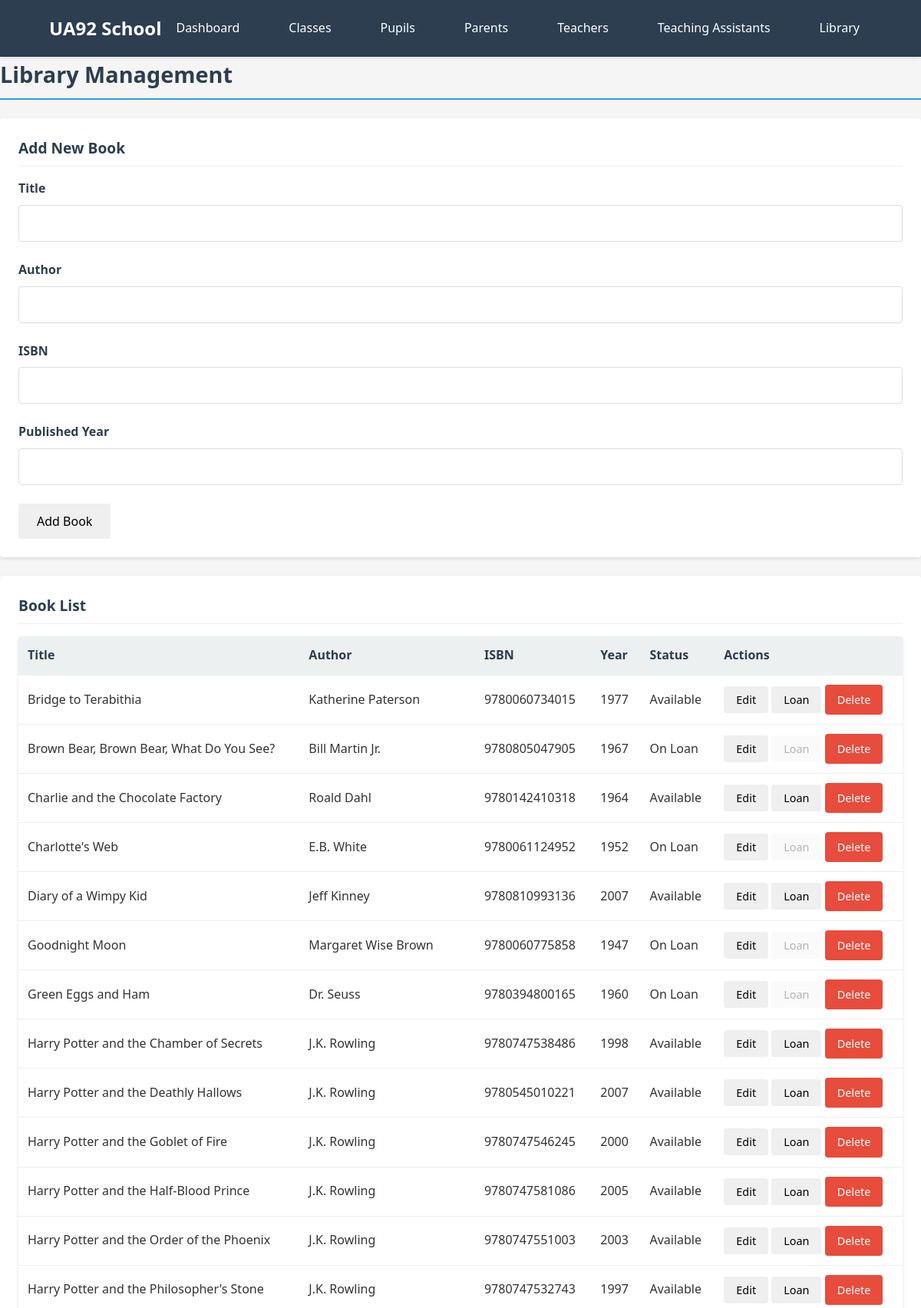
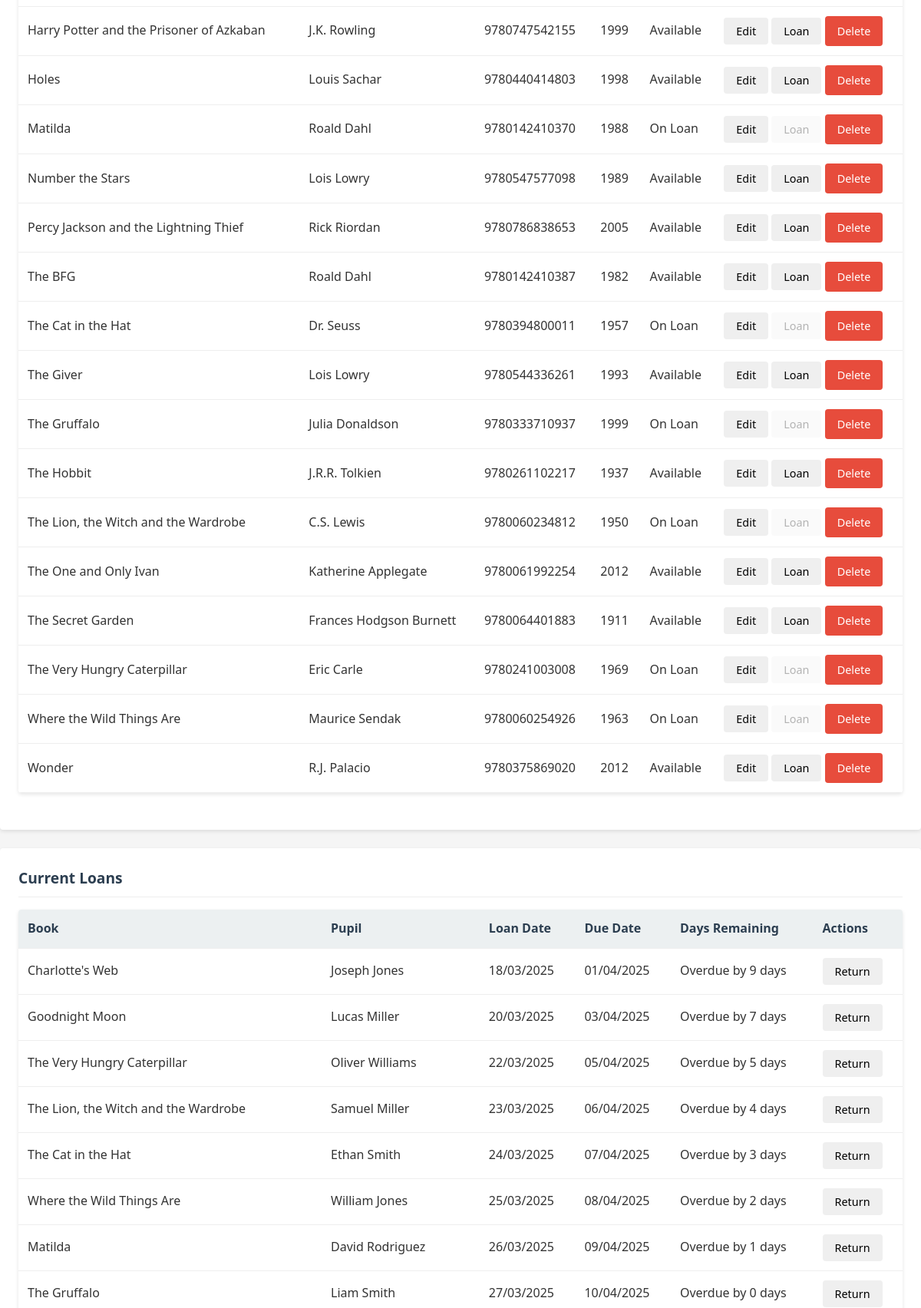
The page /library.php (upper part) on the database its author committed (2 pictures, top to bottom).
### tables this page shows
CREATE TABLE `library_books` (
  `book_id` int(11) NOT NULL,
  `title` varchar(100) NOT NULL,
  `author` varchar(100) NOT NULL,
  `isbn` varchar(20) NOT NULL,
  `published_year` int(11) NOT NULL,
  `available` tinyint(1) DEFAULT 1
);

CREATE TABLE `book_loans` (
  `loan_id` int(11) NOT NULL,
  `book_id` int(11) NOT NULL,
  `pupil_id` int(11) NOT NULL,
  `loan_date` date NOT NULL,
  `due_date` date NOT NULL,
  `return_date` date DEFAULT NULL
);

### library.php (the view, shortened to what this page needs)
<!DOCTYPE html>
<html lang="en">
<head>
    <link rel="stylesheet" href="styles.css">
</head>
<?php
require_once 'config.php';
include 'header.php';
$books = $conn->query("SELECT * FROM library_books ORDER BY title");
$loans = $conn->query("
    SELECT bl.*, b.title, b.author,
           CONCAT(p.first_name, ' ', p.last_name) AS pupil_name,
           p.pupil_id,
           DATEDIFF(bl.due_date, CURDATE()) AS days_remaining
    FROM book_loans bl
    JOIN library_books b ON bl.book_id = b.book_id
    JOIN pupils p ON bl.pupil_id = p.pupil_id
    WHERE bl.return_date IS NULL
    ORDER BY bl.due_date
");
?>
<h1 class="section-title">Library Management</h1>
<div class="card">
    <div class="card-header">Add New Book</div>
    <form method="POST">
        <div class="form-group">
            <label class="form-label" for="title">Title</label>
            <input type="text" class="form-control" id="title" name="title" required>
        </div>
        <div class="form-group">
            <label class="form-label" for="author">Author</label>
            <input type="text" class="form-control" id="author" name="author" required>
        </div>
        <div class="form-group">
            <label class="form-label" for="isbn">ISBN</label>
            <input type="text" class="form-control" id="isbn" name="isbn" required>
        </div>
        <div class="form-group">
            <label class="form-label" for="published_year">Published Year</label>
            <input type="number" class="form-control" id="published_year" name="published_year" min="1800" max="<?php echo date('Y'); ?>" required>
        </div>
        <button type="submit" name="add_book" class="btn">Add Book</button>
    </form>
</div>
<div class="card">
    <div class="card-header">Book List</div>
    <table class="table">
        <thead>
            <tr>
                <th>Title</th>
                <th>Author</th>
                <th>ISBN</th>
                <th>Year</th>
                <th>Status</th>
                <th>Actions</th>
            </tr>
        </thead>
        <tbody>
            <?php while ($book = $books->fetch_assoc()): ?>
                <tr>
                    <td><?php echo htmlspecialchars($book['title']); ?></td>
                    <td><?php echo htmlspecialchars($book['author']); ?></td>
                    <td><?php echo htmlspecialchars($book['isbn']); ?></td>
                    <td><?php echo $book['published_year']; ?></td>
                    <td>
                        <?php if ($book['available']): ?>
                            <span class="badge badge-success">Available</span>
                        <?php else: ?>
                            <span class="badge badge-danger">On Loan</span>
                        <?php endif; ?>
                    </td>
                    <td>
                        <button onclick="openEditModal(
                            <?php echo $book['book_id']; ?>,
                            '<?php echo htmlspecialchars($book['title'], ENT_QUOTES); ?>',
                            '<?php echo htmlspecialchars($book['author'], ENT_QUOTES); ?>',
                            '<?php echo htmlspecialchars($book['isbn'], ENT_QUOTES); ?>',
                            <?php echo $book['published_year']; ?>
                        )" class="btn btn-sm">Edit</button>
                        <button onclick="openLoanModal(<?php echo $book['book_id']; ?>)" class="btn btn-sm btn-success" <?php echo !$book['available'] ? 'disabled' : ''; ?>>Loan</button>
                        <a href="library.php?delete=<?php echo $book['book_id']; ?>" class="btn btn-sm btn-danger" onclick="return confirmDelete()">Delete</a>
                    </td>
                </tr>
            <?php endwhile; ?>
        </tbody>
    </table>
</div>
<div class="card">
    <div class="card-header">Current Loans</div>
    <table class="table">
        <thead>
            <tr>
                <th>Book</th>
                <th>Pupil</th>
                <th>Loan Date</th>
                <th>Due Date</th>
                <th>Days Remaining</th>
                <th>Actions</th>
            </tr>
        </thead>
        <tbody>
            <?php while ($loan = $loans->fetch_assoc()): ?>
                <tr>
                    <td><?php echo htmlspecialchars($loan['title']); ?></td>
                    <td><?php echo htmlspecialchars($loan['pupil_name']); ?></td>
                    <td><?php echo date('d/m/Y', strtotime($loan['loan_date'])); ?></td>
                    <td><?php echo date('d/m/Y', strtotime($loan['due_date'])); ?></td>
                    <td>
                        <?php if ($loan['days_remaining'] > 0): ?>
                            <span class="badge badge-success"><?php echo $loan['days_remaining']; ?></span>
                        <?php else: ?>
                            <span class="badge badge-danger">Overdue by <?php echo abs($loan['days_remaining']); ?> days</span>
                        <?php endif; ?>
                    </td>
                    <td>
                        <form method="POST" style="display: inline;">
                            <button type="submit" name="return_book" class="btn btn-sm btn-success">Return</button>
                        </form>
                    </td>
                </tr>
            <?php endwhile; ?>
        </tbody>
    </table>
</div>
<?php include 'footer.php'; ?>

### styles.css (style rules this page uses)
:root { --primary-color: #3498db; --secondary-color: #2980b9; --accent-color: #e74c3c; --light-color: #ecf0f1; --dark-color: #2c3e50; --success-color: #2ecc71; --warning-color: #f39c12; --danger-color: #e74c3c; --border-radius: 4px; --box-shadow: 0 2px 5px rgba(0,0,0,0.1); --transition: all 0.3s ease; }
* { margin: 0; padding: 0; box-sizing: border-box; font-family: 'Segoe UI', Tahoma, Geneva, Verdana, sans-serif; }
body { background-color: #f5f5f5; color: #333; line-height: 1.6; min-height: 100vh; }
.section-title { color: var(--dark-color); margin-bottom: 1.5rem; padding-bottom: 0.5rem; border-bottom: 2px solid var(--primary-color); font-size: 1.8rem; }
.card { background: white; border-radius: var(--border-radius); box-shadow: var(--box-shadow); padding: 1.5rem; margin-bottom: 1.5rem; transition: var(--transition); }
.card-header { font-size: 1.2rem; margin-bottom: 1rem; color: var(--dark-color); border-bottom: 1px solid #eee; padding-bottom: 0.5rem; font-weight: 600; display: flex; align-items: center; gap: 0.5rem; }
.form-group { margin-bottom: 1.5rem; }
.form-label { display: block; margin-bottom: 0.5rem; font-weight: 600; color: var(--dark-color); }
.form-control { width: 100%; padding: 0.75rem; border: 1px solid #ddd; border-radius: var(--border-radius); font-size: 1rem; transition: var(--transition); }
.btn { display: inline-block; padding: 0.75rem 1.5rem; border-radius: var(--border-radius); cursor: pointer; font-size: 1rem; transition: var(--transition); text-decoration: none; text-align: center; font-weight: 500; border: none; }
.btn-sm { padding: 0.5rem 1rem; font-size: 0.9rem; }
.btn-danger { background: var(--danger-color); color: white; }
.table { width: 100%; border-collapse: collapse; margin-bottom: 1.5rem; background: white; border-radius: var(--border-radius); overflow: hidden; box-shadow: var(--box-shadow); }
.table th, .table td { padding: 0.75rem; text-align: left; border-bottom: 1px solid #eee; }
.table th { background-color: var(--light-color); font-weight: 600; color: var(--dark-color); }

### rows shown on the page
library_books: title "Bridge to Terabithia", author "Katherine Paterson", isbn "9780060734015", published_year "1977", available "Available"
library_books: title "Brown Bear, Brown Bear, What Do You See?", author "Bill Martin Jr.", isbn "9780805047905", published_year "1967", available "On Loan"
library_books: title "Charlie and the Chocolate Factory", author "Roald Dahl", isbn "9780142410318", published_year "1964", available "Available"
library_books: title "Charlotte's Web", author "E.B. White", isbn "9780061124952", published_year "1952", available "On Loan"
library_books: title "Diary of a Wimpy Kid", author "Jeff Kinney", isbn "9780810993136", published_year "2007", available "Available"
library_books: title "Goodnight Moon", author "Margaret Wise Brown", isbn "9780060775858", published_year "1947", available "On Loan"
library_books: title "Green Eggs and Ham", author "Dr. Seuss", isbn "9780394800165", published_year "1960", available "On Loan"
library_books: title "Harry Potter and the Chamber of Secrets", author "J.K. Rowling", isbn "9780747538486", published_year "1998", available "Available"
library_books: title "Harry Potter and the Deathly Hallows", author "J.K. Rowling", isbn "9780545010221", published_year "2007", available "Available"
library_books: title "Harry Potter and the Goblet of Fire", author "J.K. Rowling", isbn "9780747546245", published_year "2000", available "Available"
library_books: title "Harry Potter and the Half-Blood Prince", author "J.K. Rowling", isbn "9780747581086", published_year "2005", available "Available"
library_books: title "Harry Potter and the Order of the Phoenix", author "J.K. Rowling", isbn "9780747551003", published_year "2003", available "Available"
library_books: title "Harry Potter and the Philosopher's Stone", author "J.K. Rowling", isbn "9780747532743", published_year "1997", available "Available"
library_books: title "Harry Potter and the Prisoner of Azkaban", author "J.K. Rowling", isbn "9780747542155", published_year "1999", available "Available"
library_books: title "Holes", author "Louis Sachar", isbn "9780440414803", published_year "1998", available "Available"
library_books: title "Matilda", author "Roald Dahl", isbn "9780142410370", published_year "1988", available "On Loan"
library_books: title "Number the Stars", author "Lois Lowry", isbn "9780547577098", published_year "1989", available "Available"
library_books: title "Percy Jackson and the Lightning Thief", author "Rick Riordan", isbn "9780786838653", published_year "2005", available "Available"
library_books: title "The BFG", author "Roald Dahl", isbn "9780142410387", published_year "1982", available "Available"
library_books: title "The Cat in the Hat", author "Dr. Seuss", isbn "9780394800011", published_year "1957", available "On Loan"
library_books: title "The Giver", author "Lois Lowry", isbn "9780544336261", published_year "1993", available "Available"
library_books: title "The Gruffalo", author "Julia Donaldson", isbn "9780333710937", published_year "1999", available "On Loan"
library_books: title "The Hobbit", author "J.R.R. Tolkien", isbn "9780261102217", published_year "1937", available "Available"
library_books: title "The Lion, the Witch and the Wardrobe", author "C.S. Lewis", isbn "9780060234812", published_year "1950", available "On Loan"
library_books: title "The One and Only Ivan", author "Katherine Applegate", isbn "9780061992254", published_year "2012", available "Available"
library_books: title "The Secret Garden", author "Frances Hodgson Burnett", isbn "9780064401883", published_year "1911", available "Available"
library_books: title "The Very Hungry Caterpillar", author "Eric Carle", isbn "9780241003008", published_year "1969", available "On Loan"
library_books: title "Where the Wild Things Are", author "Maurice Sendak", isbn "9780060254926", published_year "1963", available "On Loan"
library_books: title "Wonder", author "R.J. Palacio", isbn "9780375869020", published_year "2012", available "Available"
book_loans: book.title "Charlotte's Web", pupil_name "Joseph Jones", loan_date "18/03/2025", due_date "01/04/2025", days_remaining "9"
book_loans: book.title "Goodnight Moon", pupil_name "Lucas Miller", loan_date "20/03/2025", due_date "03/04/2025", days_remaining "7"
book_loans: book.title "The Very Hungry Caterpillar", pupil_name "Oliver Williams", loan_date "22/03/2025", due_date "05/04/2025", days_remaining "5"
book_loans: book.title "The Lion, the Witch and the Wardrobe", pupil_name "Samuel Miller", loan_date "23/03/2025", due_date "06/04/2025", days_remaining "4"
book_loans: book.title "The Cat in the Hat", pupil_name "Ethan Smith", loan_date "24/03/2025", due_date "07/04/2025", days_remaining "3"
book_loans: book.title "Where the Wild Things Are", pupil_name "William Jones", loan_date "25/03/2025", due_date "08/04/2025", days_remaining "2"
book_loans: book.title "Matilda", pupil_name "David Rodriguez", loan_date "26/03/2025", due_date "09/04/2025", days_remaining "1"
book_loans: book.title "The Gruffalo", pupil_name "Liam Smith", loan_date "27/03/2025", due_date "10/04/2025", days_remaining "0"
